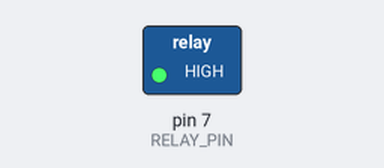
This sketch was run on a simulated Arduino Uno, built with avr-gcc and run on an emulated ATmega328P. Parts: switched loads named in the sketch (green lamp = pin HIGH).

Above: at 1.0 s.
At 3.0 s:
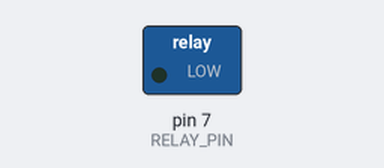
Timing chart, 0 to 5.2 s (numbered marks = the images above):
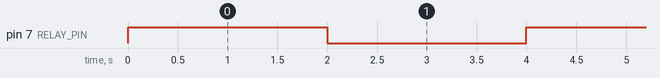

Measured:
- by itself, pin 7 (RELAY_PIN): alternates HIGH for 2.0 s and LOW for 2.0 s

The sketch:

Relay.ino
```cpp
/**
 * Управлять реле будем с помощью пина 7
 */
#define RELAY_PIN 7

/**
 * Текушее значение положения реле
 */
boolean value = false;


void setup() {
    pinMode(RELAY_PIN, OUTPUT);
}

void loop() {
    //Меняем положение реле
    value = !value;
    digitalWrite(RELAY_PIN, value);

    //Задержка 2 секунды
    delay(2000);
}
```
